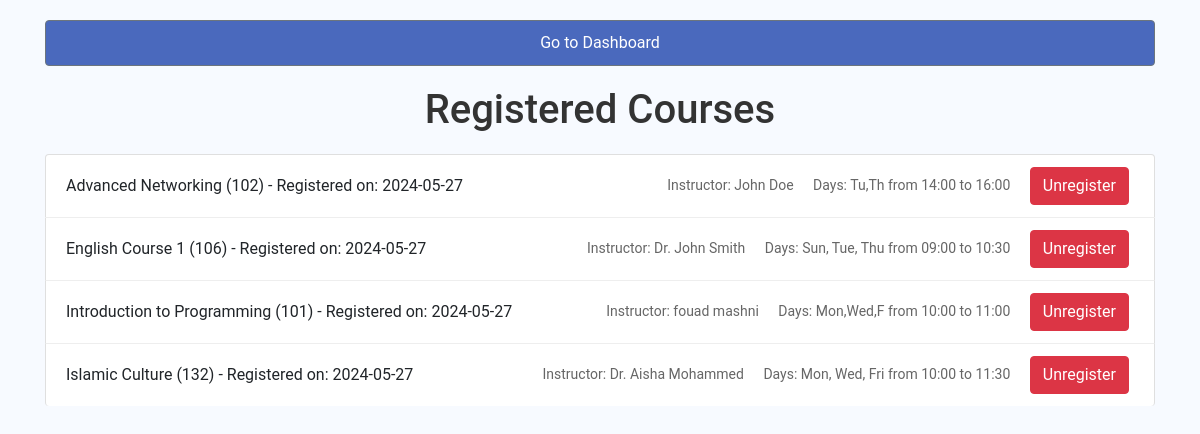
The app's page /app/Registeredcourses/ (signed in) with its own data.
### app/models.py (models this page shows, shortened)
class StudentsReg(models.Model):
    student = models.ForeignKey(Student, on_delete=models.CASCADE)
    course = models.ForeignKey(Course, on_delete=models.CASCADE)
    created_at = models.DateTimeField(auto_now_add=True)
    completed = models.BooleanField(default=False)

class Course(models.Model):
    code = models.CharField(max_length=10, unique=True)
    name = models.CharField(max_length=100, default='Unknown')
    description = models.TextField()
    prerequisites = models.ManyToManyField('self', symmetrical=False, blank=True, related_name='required_for')
    instructor = models.ForeignKey(Instructor, on_delete=models.CASCADE)
    capacity = models.IntegerField()

class Instructor(models.Model):
    name = models.CharField(max_length=100)

class CourseSchedule(models.Model):
    id = models.AutoField(primary_key=True)
    course = models.ForeignKey(Course, on_delete=models.CASCADE)
    days = models.CharField(max_length=50)
    startTime = models.TimeField()
    endTime = models.TimeField()
    roomNo = models.CharField(max_length=10)

### app/views.py (the view)
# urls.py: path('Registeredcourses/', views.view_registered_courses, name='view_registered_courses'),
@login_required
def view_registered_courses(request):
    registrations = StudentsReg.objects.filter(student=request.user.student)
    return render(request, 'app/Registeredcourses.html', {'registrations': registrations})

### app/templates/app/Registeredcourses.html (shortened to what this page needs)
{% load static %}
<!DOCTYPE html>
<html lang="en">
<head>
    <link href="https://stackpath.bootstrapcdn.com/bootstrap/4.5.2/css/bootstrap.min.css" rel="stylesheet">
    <link href="{% static 'styles.css' %}" rel="stylesheet">
</head>
<body>
    <div class="container">
        <div class="back-link">
            <a href="{% url 'dashboard' %}" class="btn btn-secondary">Go to Dashboard</a>
        </div>
        <h1>Registered Courses</h1>
        <ul class="list-group">
            {% for x in registrations %}
            <li class="list-group-item d-flex justify-content-between align-items-center">
                {{ x.course.name }} ({{ x.course.code }}) - Registered on: {{ x.created_at|date:"Y-m-d" }}
                <div>
                    <span class="mr-3">Instructor: {{ x.course.instructor.name }}</span>
                    {% with schedule=x.course.courseschedule_set.first %}
                    <span class="mr-3">Days: {{ schedule.days }} from {{ schedule.startTime | time:"H:i" }} to {{ schedule.endTime | time:"H:i" }}</span>
                    {% endwith %}
                    <a href="{% url 'unregister_from_course' x.course.id %}" class="btn btn-danger">Unregister</a>
                </div>
            </li>
            {% empty %}
            <li class="list-group-item">No courses registered.</li>
            {% endfor %}
        </ul>
    </div>
</body>
</html>

### static/styles.css (style rules this page uses)
body { font-family: 'Roboto', sans-serif; background-color: #f9f9f9; padding: 20px; margin: 0; }
h1, h2 { color: #333; text-align: center; margin-bottom: 20px; }
.btn { margin-right: 5px; }
.back-link { margin-bottom: 20px; text-align: center; }
.back-link a { display: inline-block; width: 100%; background-color: #4a69bd; color: white; padding: 10px; border-radius: 4px; text-decoration: none; transition: background-color 0.3s ease; }
.course-item, .list-group-item { border-bottom: 1px solid #eee; }
.course-item:last-child, .list-group-item:last-child { border-bottom: none; }
.course-details, .list-group-item div { font-size: 14px; color: #666; line-height: 1.6; }
body { background-color: #f7faff; font-family: 'Roboto', sans-serif; }

### records on screen
StudentsReg: course.name "Advanced Networking", course.code "102", created_at "2024-05-27", course.instructor.name "John Doe", course.courseschedule_set.first.days "Tu,Th", course.courseschedule_set.first.startTime "14:00", course.courseschedule_set.first.endTime "16:00"
StudentsReg: course.name "English Course 1", course.code "106", created_at "2024-05-27", course.instructor.name "Dr. John Smith", course.courseschedule_set.first.days "Sun, Tue, Thu", course.courseschedule_set.first.startTime "09:00", course.courseschedule_set.first.endTime "10:30"
StudentsReg: course.name "Introduction to Programming", course.code "101", created_at "2024-05-27", course.instructor.name "fouad mashni", course.courseschedule_set.first.days "Mon,Wed,F", course.courseschedule_set.first.startTime "10:00", course.courseschedule_set.first.endTime "11:00"
StudentsReg: course.name "Islamic Culture", course.code "132", created_at "2024-05-27", course.instructor.name "Dr. Aisha Mohammed", course.courseschedule_set.first.days "Mon, Wed, Fri", course.courseschedule_set.first.startTime "10:00", course.courseschedule_set.first.endTime "11:30"
